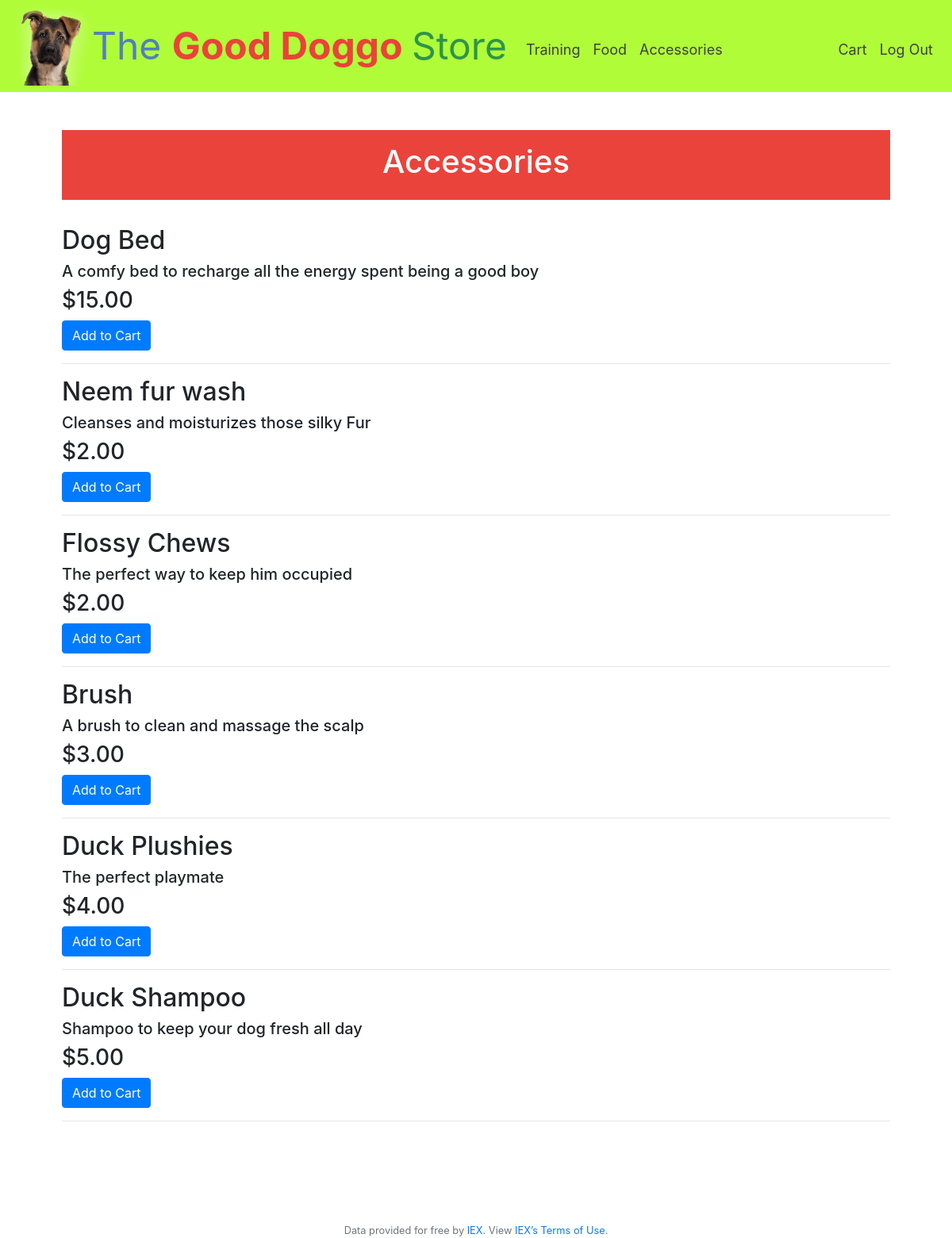
Page /accessories (signed in) on the committed database.
### tables this page shows
CREATE TABLE products (productid integer PRIMARY KEY, name text, price real, description text, quantity real, category text);

### application.py (the view)
@app.route("/accessories", methods=["GET", "POST"])
@login_required
def accessories():
    accessories = db.execute("SELECT * FROM products WHERE category = ?", "accessories")
    return render_template("accessories.html", accessories=accessories)

### application.py (called while the page is built)
@app.after_request
def after_request(response):
    response.headers["Cache-Control"] = "no-cache, no-store, must-revalidate"
    response.headers["Expires"] = 0
    response.headers["Pragma"] = "no-cache"
    return response

### helpers.py (called while the page is built)
def login_required(f):
    @wraps(f)
    def decorated_function(*args, **kwargs):
        if session.get("user_id") is None:
            return redirect("/login")
        return f(*args, **kwargs)
    return decorated_function

def usd(value):
    return f"${value:,.2f}"

### templates/accessories.html (shortened to what this page needs)
{% extends "layout.html" %}
{% block main %}
<div class="jumbotronaccess">
    <h1>Accessories</h1>
</div>
    <div class="page">
        {% for book in accessories %}
        <h2>{{ book.name }}</h2><h5>{{ book.description }}</h5><h3>{{ book.price | usd}}</h3>
        <form action="/cart" method="post">
            <input class="btn btn-primary" type="submit" value="Add to Cart">
            <hr>
        </form>
        {% endfor %}
    </div>
{% endblock %}

### templates/layout.html (shortened to what this page needs)
<!DOCTYPE html>
<html lang="en">
    <head>
        <link rel="stylesheet" href="https://cdn.jsdelivr.net/npm/bootstrap@4.5.3/dist/css/bootstrap.min.css">
        <link href="/static/styles.css" rel="stylesheet">
    </head>
    <body>
        <nav class="navbar navbar-expand-xl navbar-light" style="background-color: #b0fc38;">
            <img src="/static/YourPng.com - 782x700.png" width="100" height="100" class="d-inline-block align-top" alt="">
            <a class="navbar-brand" href="/"><span class="blue">  The </span><span class="red"><b>Good </b></span><span class="red"><b>Doggo </b></span> <span class="green">Store    </span></a>
            <div class="collapse navbar-collapse" id="navbar">
                {% if session.user_id %}
                    <ul class="navbar-nav mr-auto mt-2">
                        <li class="nav-item"><a class="nav-link" style ="color: #404040;" href="/training">Training</a></li>
                        <li class="nav-item"><a class="nav-link" style ="color: #404040;" href="/food">Food</a></li>
                        <li class="nav-item"><a class="nav-link" style ="color: #404040;" href="/accessories">Accessories</a></li>
                    </ul>
                    <ul class="navbar-nav ml-auto mt-2">
                        <li class="nav-item"><a class="nav-link" style ="color: #404040;" href="/cart">Cart</a></li>
                        <li class="nav-item"><a class="nav-link" style ="color: #404040;" href="/logout">Log Out</a></li>
                    </ul>
                {% else %}
                    <ul class="navbar-nav ml-auto mt-2">
                        <li class="nav-item"><a class="nav-link" style ="color: #404040;" href="/register">Register</a></li>
                        <li class="nav-item"><a class="nav-link" style ="color: #404040;" href="/login">Log In</a></li>
                    </ul>
                {% endif %}
            </div>
        </nav>
        <main class="container p-5">
            {% block main %}{% endblock %}
        </main>
        <main class="container-fluid">
        </main>
        <footer class="small text-center text-muted">
            Data provided for free by <a href="https://iextrading.com/developer">IEX</a>. View <a href="https://iextrading.com/api-exhibit-a/">IEX’s Terms of Use</a>.
        </footer>
    </body>
</html>

### static/styles.css (style rules this page uses)
nav .navbar-brand { font-size: xxx-large; }
nav .navbar-brand .blue { color: #537fbe; }
nav .navbar-brand .red { color: #ea433b; }
nav .navbar-brand .green { color: #2e944b; }
main { overflow-x: auto; text-align: center; padding: 2rem 1rem; }
.page { overflow-x: auto; text-align: left; }
.jumbotronaccess { background-color: #ea433c; color: #fff; margin-bottom: 2rem; padding: 1rem 1rem; text-align: center; }
.nav-link { font-size: large; }

### rows in the picture
products: name "Dog Bed", description "A comfy bed to recharge all the energy spent being a good boy", price "$15.00"
products: name "Neem fur wash", description "Cleanses and moisturizes those silky Fur", price "$2.00"
products: name "Flossy Chews", description "The perfect way to keep him occupied", price "$2.00"
products: name "Brush", description "A brush to clean and massage the scalp", price "$3.00"
products: name "Duck Plushies", description "The perfect playmate", price "$4.00"
products: name "Duck Shampoo", description "Shampoo to keep your dog fresh all day", price "$5.00"
